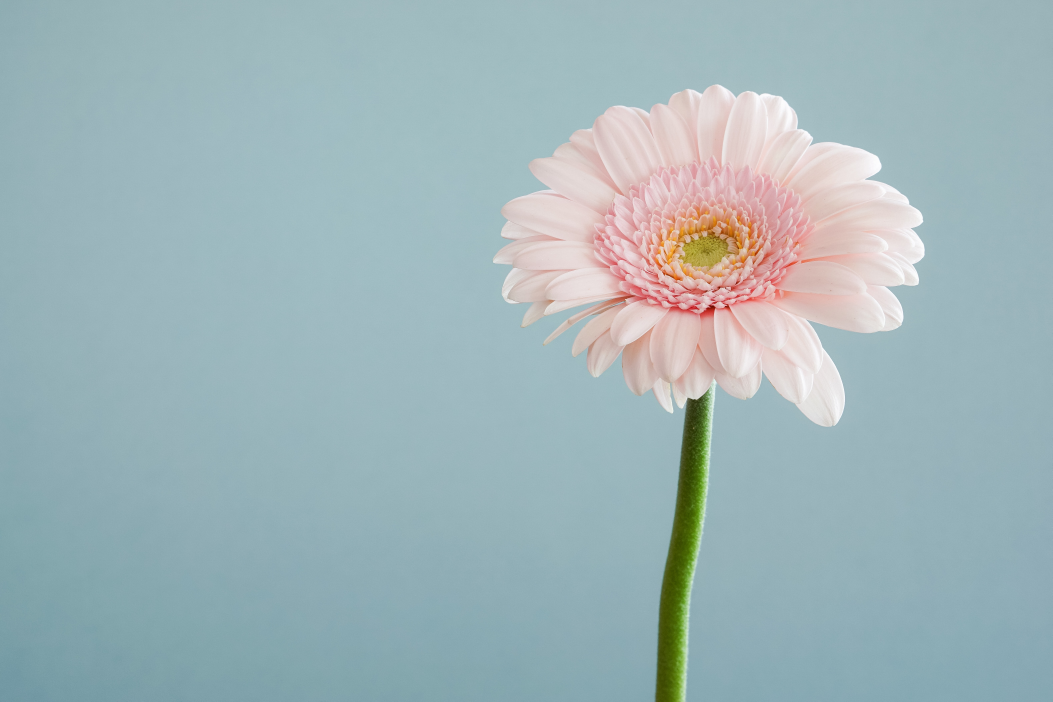
#> input picture 3-course/Image-Processing/exercise-2.2/input_images/andrew-small-EfhCUc_fjrU-unsplash.jpg, 5261 x 3507 px (shown at 1/5 size)
$ jupyter execute OpenCV_2_2.ipynb
#> lines starting #> are read from the running program, lines starting #| are printed output that depends on the picture
# Упражнение 2.2: выделение подматрицы изображения

Задача: считать изображение через OpenCV, преобразовать его из `BGR` в `RGB`, выделить подматрицу строк `1393..2242` и столбцов `2420..3099` включительно, затем определить идентификатор совпадающего изображения.

## 1. Импорты и файлы

[cell 1]
from pathlib import Path

import cv2
import numpy as np
import pandas as pd
import matplotlib.pyplot as plt
from PIL import Image

SOURCE_PATH = Path('input_images/andrew-small-EfhCUc_fjrU-unsplash.jpg')
CANDIDATE_DIR = Path('candidate_crops')
OUTPUT_DIR = Path('outputs')
OUTPUT_DIR.mkdir(exist_ok=True)

if not SOURCE_PATH.exists():
    raise FileNotFoundError(f'Не найден исходный файл: {SOURCE_PATH}')
if not CANDIDATE_DIR.exists():
    raise FileNotFoundError(f'Не найдена папка с вариантами: {CANDIDATE_DIR}')

## 2. Чтение изображения и перевод в RGB

OpenCV читает цветные изображения в порядке каналов `BGR`, поэтому для обычного отображения и сравнения переводим в `RGB`.

[cell 2]
image_bgr = cv2.imread(str(SOURCE_PATH), cv2.IMREAD_COLOR)
#> image_bgr is the input picture: shape (3507, 5261, 3); mean B, G, R 185, 181, 159.6
if image_bgr is None:
    raise ValueError('OpenCV не смог считать изображение')

image_rgb = cv2.cvtColor(image_bgr, cv2.COLOR_BGR2RGB)
height, width, channels = image_rgb.shape
#> height = 3507; width = 5261; channels = 3

print(f'Ширина: {width} px')
#| Ширина: 5261 px
print(f'Высота: {height} px')
#| Высота: 3507 px
print(f'Каналы: {channels}')
#| Каналы: 3

## 3. Выделение подматрицы

Так как границы в задании включительные, в срезах Python нужно использовать `end + 1`.

[cell 3]
row_start, row_end = 1393, 2242
col_start, col_end = 2420, 3099

crop = image_rgb[row_start:row_end + 1, col_start:col_end + 1]
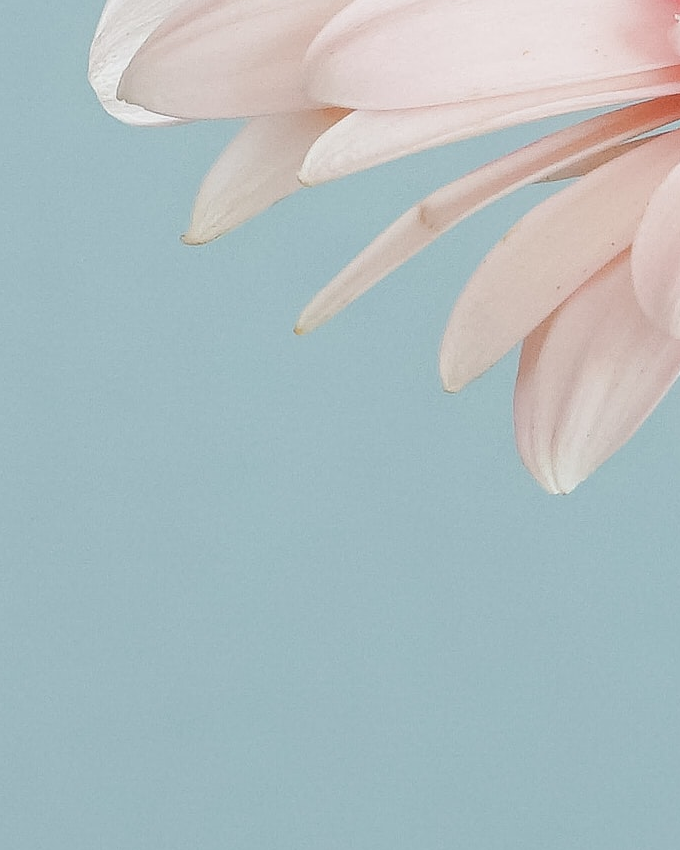
#> crop: shape (850, 680, 3); mean R, G, B 173.3, 188.5, 191.7
print(f'Размер фрагмента: {crop.shape[1]}x{crop.shape[0]} px')
#| Размер фрагмента: 680x850 px

Image.fromarray(crop).save(OUTPUT_DIR / 'task2_2_crop.png')

plt.figure(figsize=(7, 8))
plt.imshow(crop)
plt.title('Вырезанный фрагмент')
plt.axis('off')
plt.show()

## 4. Сравнение с предложенными вариантами

Сравниваем наш фрагмент с кандидатами по средней абсолютной ошибке. Для правильного JPEG-варианта ошибка близка к нулю, потому что отличается только сжатие.

[cell 4]
rows = []
for path in sorted(CANDIDATE_DIR.glob('crop_*_andrew*.jpg')):
    candidate_id = path.name.split('_')[1]
    candidate = np.array(Image.open(path).convert('RGB'))
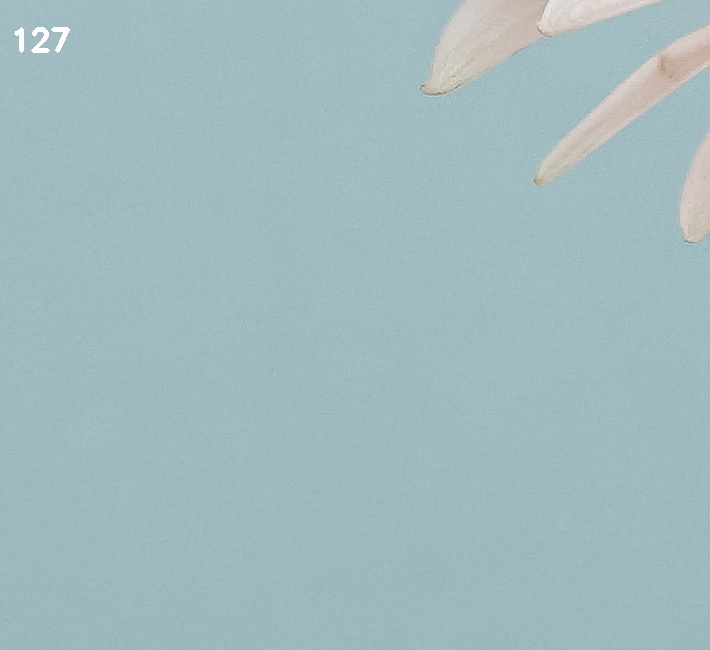
#> input picture 3-course/Image-Processing/exercise-2.2/candidate_crops/crop_127_andrew-small-EfhCUc_fjrU-unsplash.jpg, 710 x 650 px
#> candidate is the input picture: shape (650, 710, 3); mean R, G, B 160.6, 186.2, 192.4

    same_shape = candidate.shape == crop.shape
#> same_shape = False
    if same_shape:
        candidate_for_compare = candidate
    else:
        candidate_for_compare = np.array(
            Image.fromarray(candidate).resize((crop.shape[1], crop.shape[0]))
        )
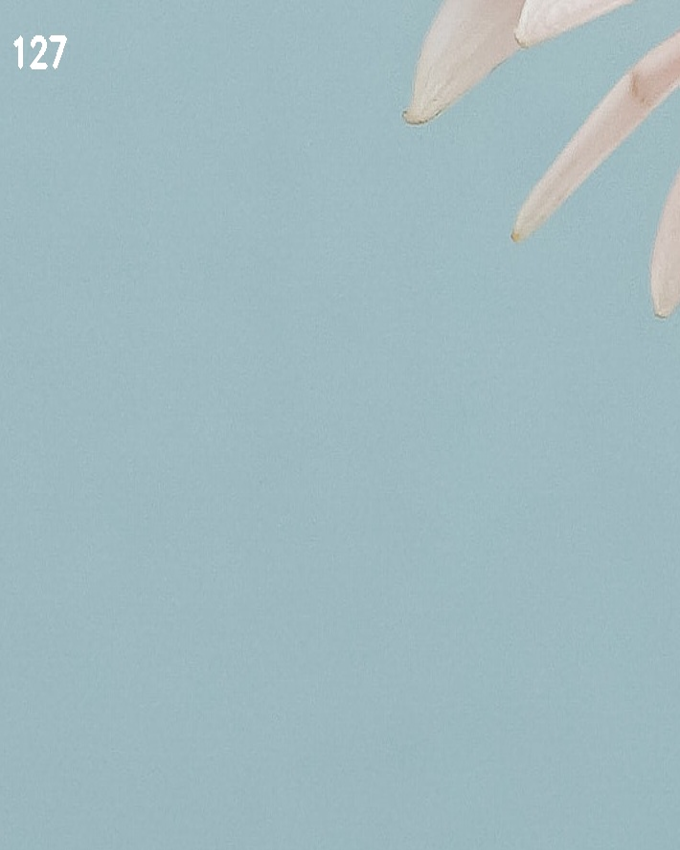
#> candidate_for_compare: shape (850, 680, 3); mean R, G, B 160.6, 186.2, 192.4

    diff = crop.astype(np.int16) - candidate_for_compare.astype(np.int16)
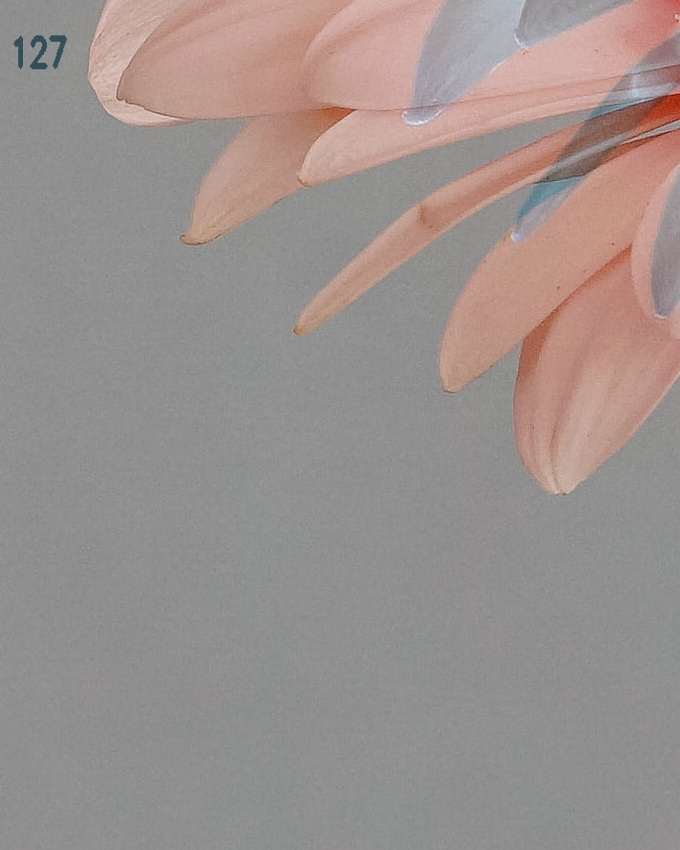
#> diff: shape (850, 680, 3) int16; mean R, G, B 12.6, 2.3, -0.7; drawn with min black and max white
    mae = float(np.mean(np.abs(diff)))
#> mae = 8.72
    mse = float(np.mean(diff.astype(np.float32) ** 2))
#> mse = 322.6

    rows.append({
        'id': candidate_id,
        'same_shape': same_shape,
        'candidate_size': f'{candidate.shape[1]}x{candidate.shape[0]}',
        'mae': mae,
        'mse': mse,
    })
#> pass 2 of the loop `for path in sorted(CANDIDATE_DIR.glob('crop_*_andrew*.jpg')):`:
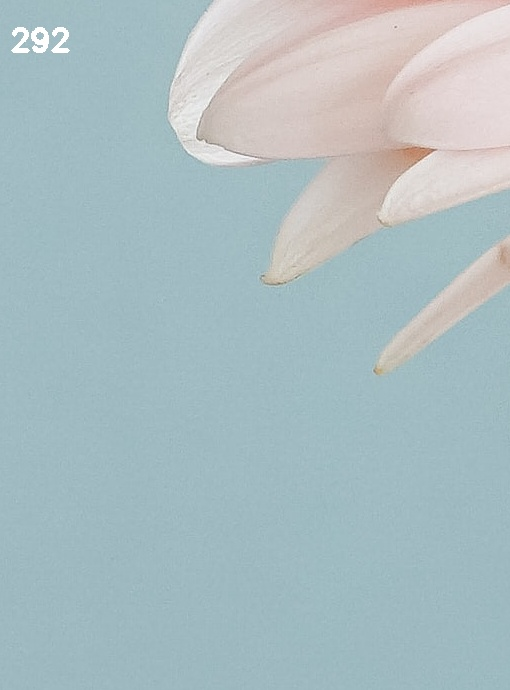
#> input picture 3-course/Image-Processing/exercise-2.2/candidate_crops/crop_292_andrew-small-EfhCUc_fjrU-unsplash.jpg, 510 x 690 px
#> candidate is the input picture: shape (690, 510, 3); mean R, G, B 171.1, 189.8, 194.1
#> `candidate_for_compare = np.array( Image.fromarray(candidate).resize((c..`:
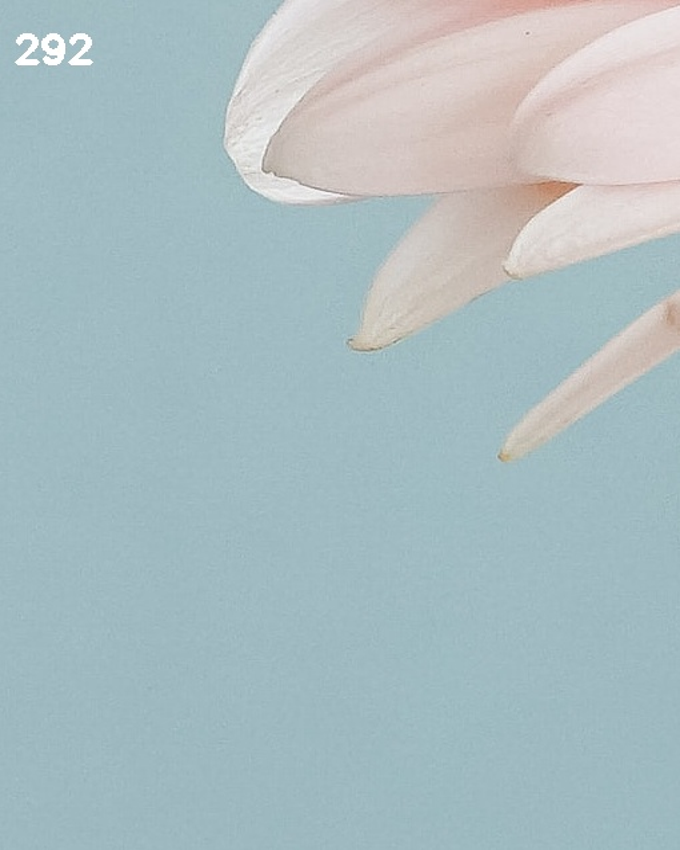
#> candidate_for_compare: shape (850, 680, 3); mean R, G, B 171.1, 189.8, 194.1
#> `diff = crop.astype(np.int16) - candidate_for_compare.astype(np.int16)`:
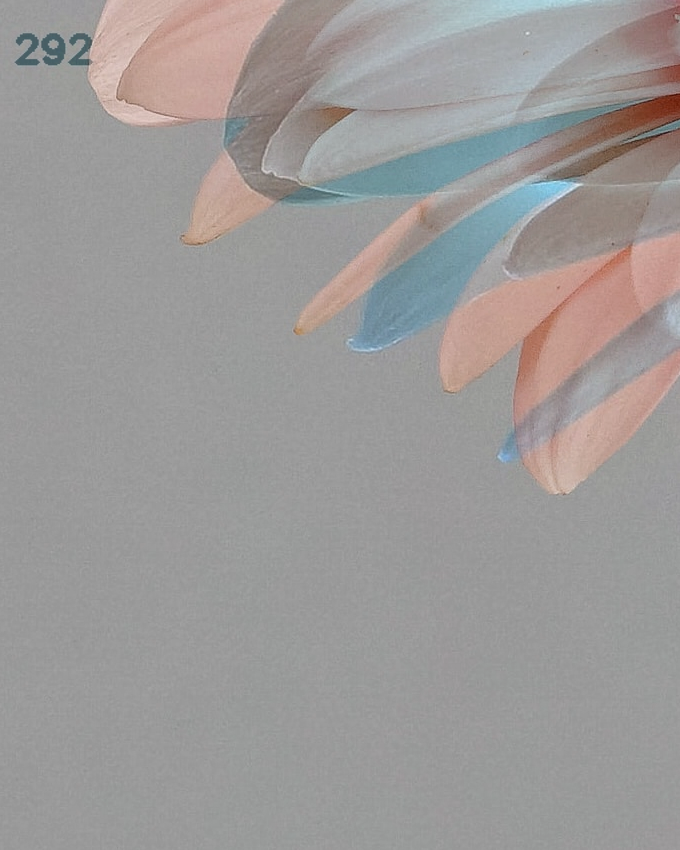
#> diff: shape (850, 680, 3) int16; mean R, G, B 2.2, -1.3, -2.4; drawn with min black and max white
#> mae = 8.11
#> mse = 265.8
#> pass 3 of the loop `for path in sorted(CANDIDATE_DIR.glob('crop_*_andrew*.jpg')):`:
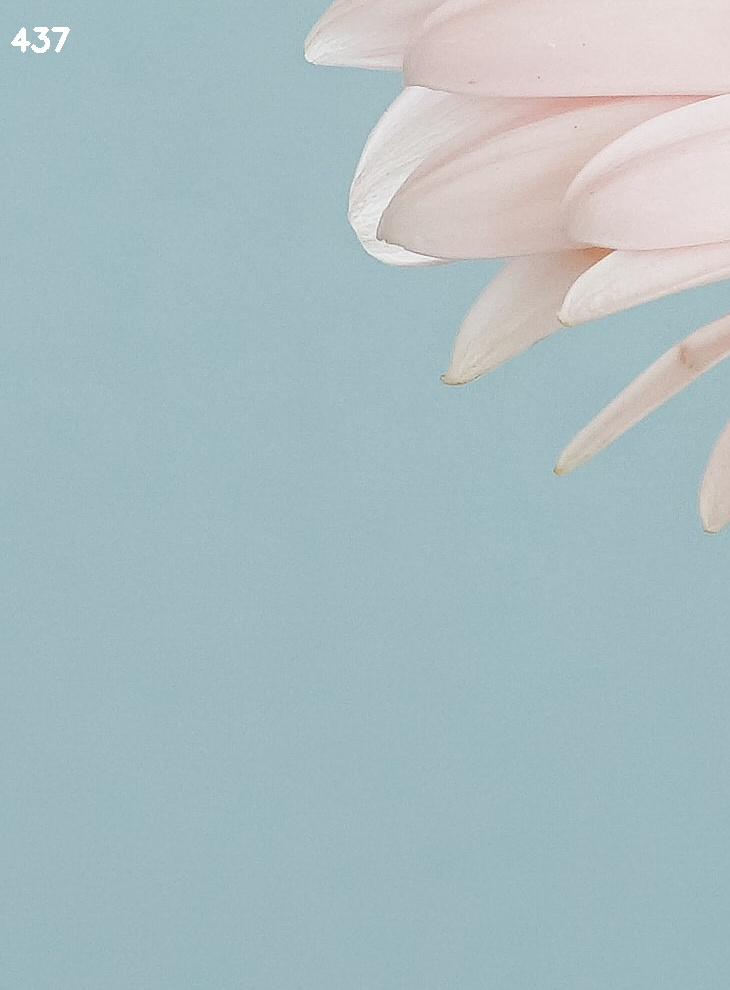
#> input picture 3-course/Image-Processing/exercise-2.2/candidate_crops/crop_437_andrew-small-EfhCUc_fjrU-unsplash.jpg, 730 x 990 px
#> candidate is the input picture: shape (990, 730, 3); mean R, G, B 168.9, 189.2, 194.1
#> `candidate_for_compare = np.array( Image.fromarray(candidate).resize((c..`:
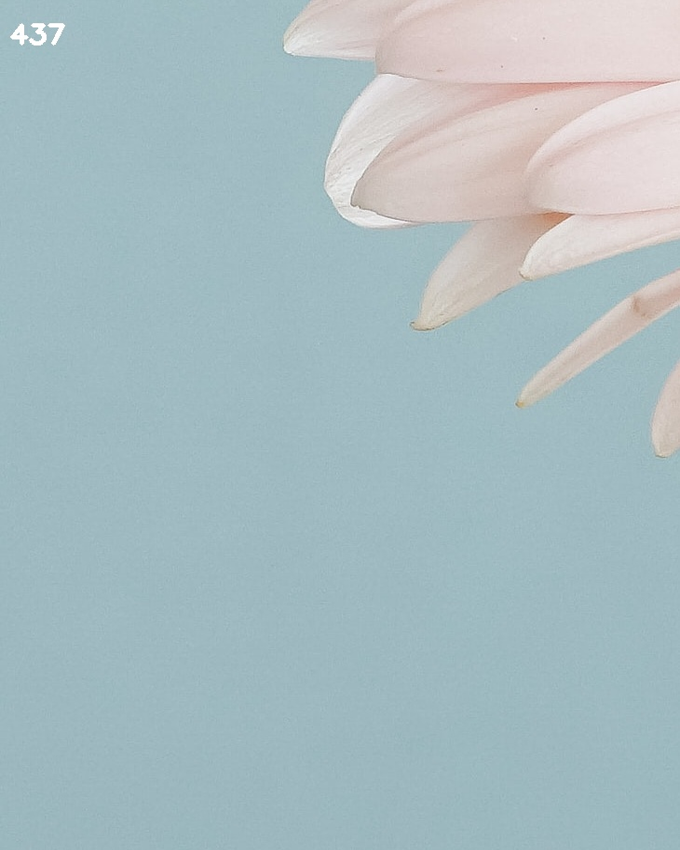
#> candidate_for_compare: shape (850, 680, 3); mean R, G, B 168.9, 189.2, 194.1
#> `diff = crop.astype(np.int16) - candidate_for_compare.astype(np.int16)`:
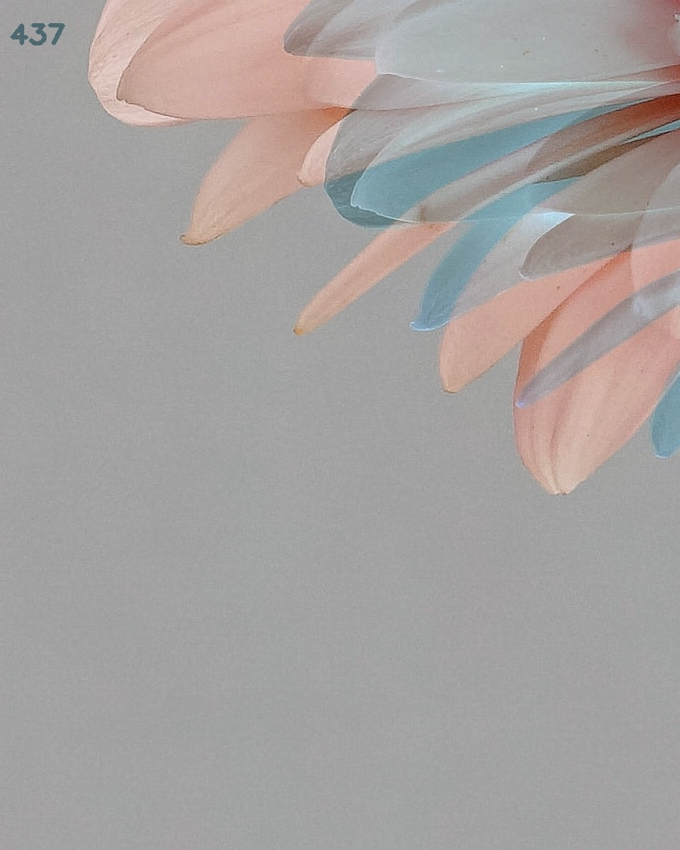
#> diff: shape (850, 680, 3) int16; mean R, G, B 4.4, -0.7, -2.4; drawn with min black and max white
#> mae = 7.78
#> mse = 265.3

comparison = pd.DataFrame(rows).sort_values(['mae', 'mse']).reset_index(drop=True)
#> comparison = table of 3 rows and 5 columns
display(comparison)

answer = comparison.loc[0, 'id']
#> answer = '437'
print(f'Ответ: {answer}')
#| Ответ: 437
